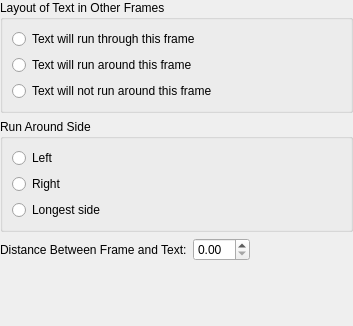
<ui version="4.0" >
 <class>KWFrameRunaroundProperties</class>
 <widget class="QWidget" name="KWFrameRunaroundProperties" >
  <property name="geometry" >
   <rect>
    <x>0</x>
    <y>0</y>
    <width>353</width>
    <height>326</height>
   </rect>
  </property>
  <layout class="QVBoxLayout" >
   <property name="margin" >
    <number>0</number>
   </property>
   <property name="spacing" >
    <number>6</number>
   </property>
   <item>
    <widget class="QGroupBox" name="groupBox_3" >
     <property name="title" >
      <string>Layout of Text in Other Frames</string>
     </property>
     <layout class="QVBoxLayout" >
      <property name="margin" >
       <number>9</number>
      </property>
      <property name="spacing" >
       <number>6</number>
      </property>
      <item>
       <widget class="QRadioButton" name="runThrough" >
        <property name="text" >
         <string>Text will run through this frame</string>
        </property>
       </widget>
      </item>
      <item>
       <widget class="QRadioButton" name="runAround" >
        <property name="text" >
         <string>Text will run around this frame</string>
        </property>
       </widget>
      </item>
      <item>
       <widget class="QRadioButton" name="noRunaround" >
        <property name="text" >
         <string>Text will not run around this frame</string>
        </property>
       </widget>
      </item>
     </layout>
    </widget>
   </item>
   <item>
    <widget class="QGroupBox" name="groupBox_4" >
     <property name="title" >
      <string>Run Around Side</string>
     </property>
     <layout class="QVBoxLayout" >
      <property name="margin" >
       <number>9</number>
      </property>
      <property name="spacing" >
       <number>6</number>
      </property>
      <item>
       <widget class="QRadioButton" name="left" >
        <property name="text" >
         <string>Left</string>
        </property>
       </widget>
      </item>
      <item>
       <widget class="QRadioButton" name="right" >
        <property name="text" >
         <string>Right</string>
        </property>
       </widget>
      </item>
      <item>
       <widget class="QRadioButton" name="longest" >
        <property name="text" >
         <string>Longest side</string>
        </property>
       </widget>
      </item>
     </layout>
    </widget>
   </item>
   <item>
    <layout class="QHBoxLayout" >
     <property name="margin" >
      <number>0</number>
     </property>
     <property name="spacing" >
      <number>6</number>
     </property>
     <item>
      <widget class="QLabel" name="label_5" >
       <property name="text" >
        <string>Distance Between Frame and Text:</string>
       </property>
       <property name="buddy" >
        <cstring>distance</cstring>
       </property>
      </widget>
     </item>
     <item>
      <widget class="KoUnitDoubleSpinBox" name="distance" />
     </item>
     <item>
      <spacer>
       <property name="orientation" >
        <enum>Qt::Horizontal</enum>
       </property>
       <property name="sizeHint" >
        <size>
         <width>20</width>
         <height>20</height>
        </size>
       </property>
      </spacer>
     </item>
    </layout>
   </item>
   <item>
    <spacer>
     <property name="orientation" >
      <enum>Qt::Vertical</enum>
     </property>
     <property name="sizeHint" >
      <size>
       <width>20</width>
       <height>16</height>
      </size>
     </property>
    </spacer>
   </item>
  </layout>
 </widget>
 <customwidgets>
  <customwidget>
   <class>KoUnitDoubleSpinBox</class>
   <extends>QDoubleSpinBox</extends>
   <header>KoUnitDoubleSpinBox.h</header>
  </customwidget>
 </customwidgets>
 <resources/>
 <connections/>
</ui>
